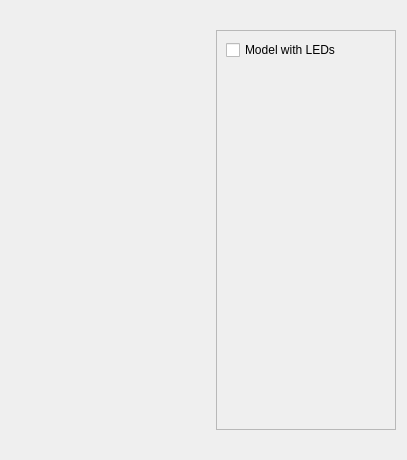
              <widget class="QWidget" name="page_8">
               <widget class="QWidget" name="layoutWidget_2">
                <property name="geometry">
                 <rect>
                  <x>10</x>
                  <y>10</y>
                  <width>388</width>
                  <height>441</height>
                 </rect>
                </property>
                <layout class="QHBoxLayout" name="horizontalLayout_9">
                 <item>
                  <widget class="QLabel" name="label_49">
                   <property name="minimumSize">
                    <size>
                     <width>200</width>
                     <height>400</height>
                    </size>
                   </property>
                   <property name="maximumSize">
                    <size>
                     <width>200</width>
                     <height>400</height>
                    </size>
                   </property>
                   <property name="text">
                    <string/>
                   </property>
                  </widget>
                 </item>
                 <item>
                  <widget class="QFrame" name="frame_6">
                   <property name="minimumSize">
                    <size>
                     <width>180</width>
                     <height>400</height>
                    </size>
                   </property>
                   <property name="maximumSize">
                    <size>
                     <width>180</width>
                     <height>400</height>
                    </size>
                   </property>
                   <property name="frameShape">
                    <enum>QFrame::StyledPanel</enum>
                   </property>
                   <property name="frameShadow">
                    <enum>QFrame::Raised</enum>
                   </property>
                   <widget class="QWidget" name="layoutWidget_3">
                    <property name="geometry">
                     <rect>
                      <x>10</x>
                      <y>10</y>
                      <width>161</width>
                      <height>381</height>
                     </rect>
                    </property>
                    <layout class="QVBoxLayout" name="verticalLayout_17">
                     <item>
                      <widget class="QCheckBox" name="SinglePtLeds">
                       <property name="text">
                        <string>Model with LEDs</string>
                       </property>
                      </widget>
                     </item>
                     <item>
                      <spacer name="verticalSpacer_8">
                       <property name="orientation">
                        <enum>Qt::Vertical</enum>
                       </property>
                       <property name="sizeHint" stdset="0">
                        <size>
                         <width>20</width>
                         <height>40</height>
                        </size>
                       </property>
                      </spacer>
                     </item>
                    </layout>
                   </widget>
                  </widget>
                 </item>
                </layout>
               </widget>
              </widget>
